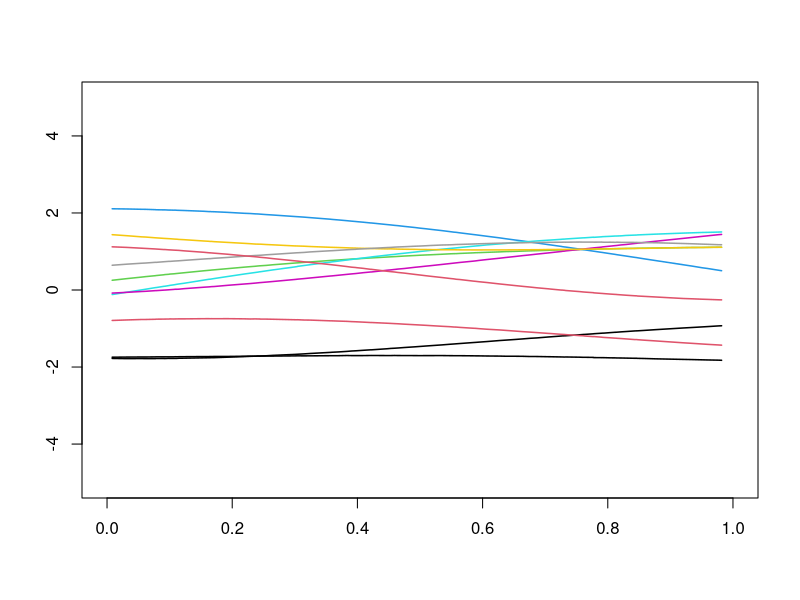
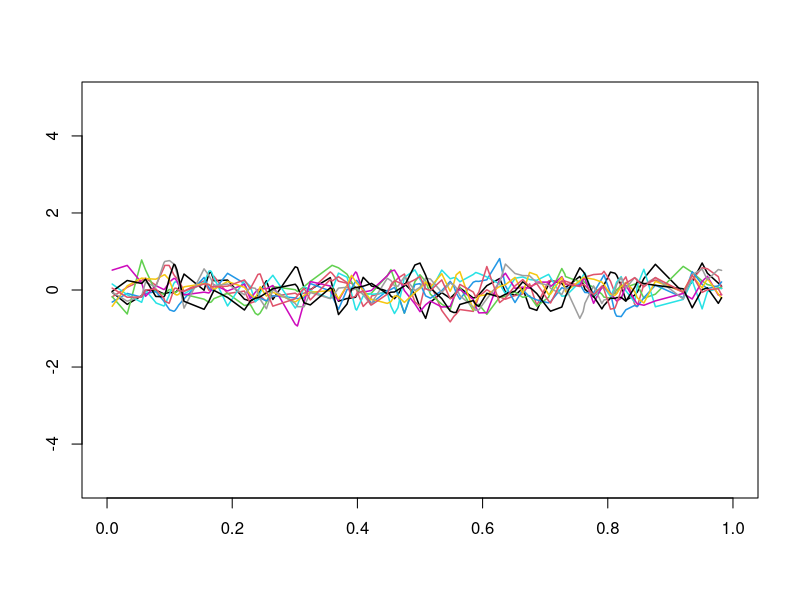
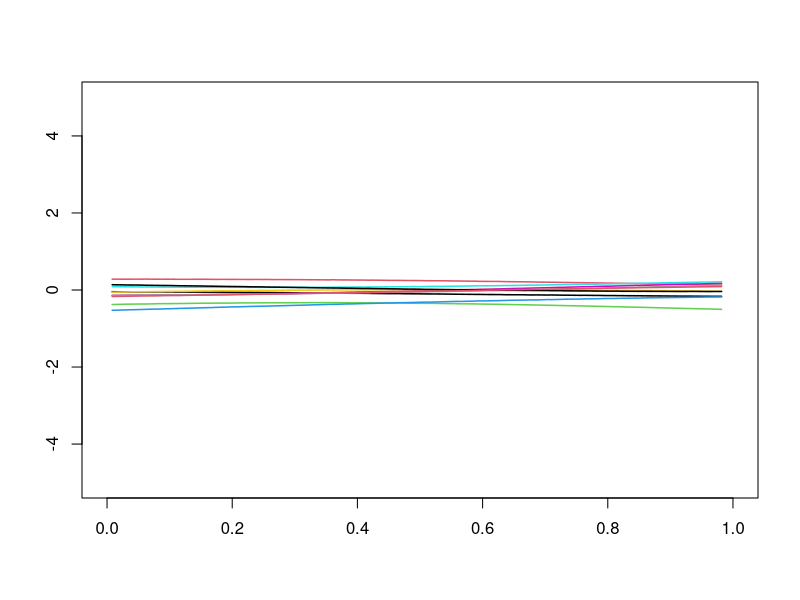
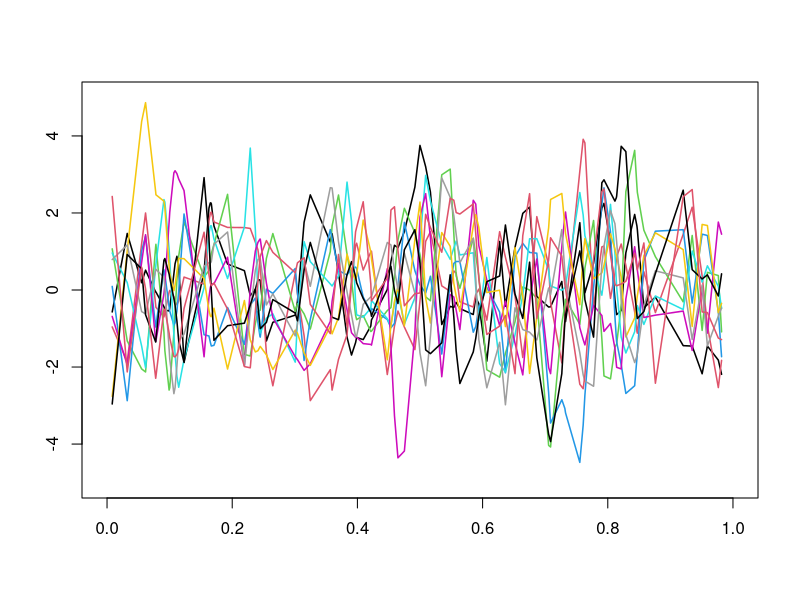
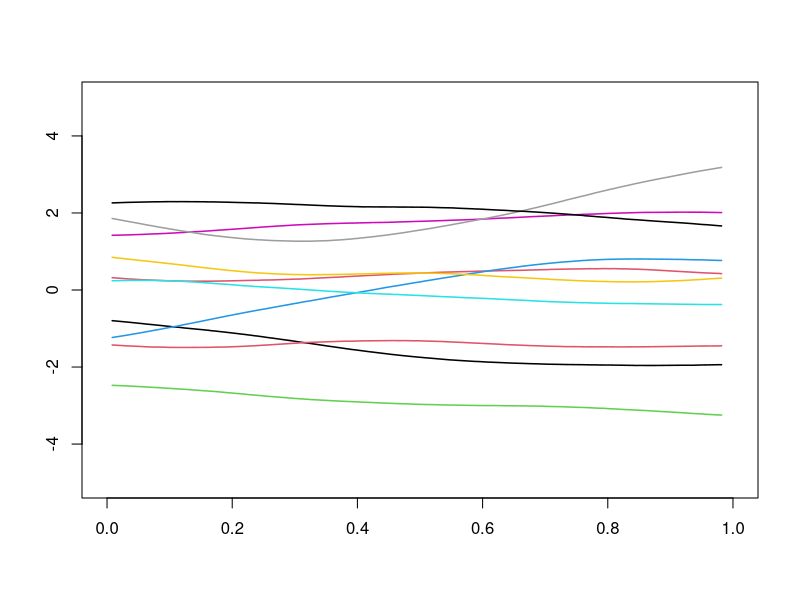
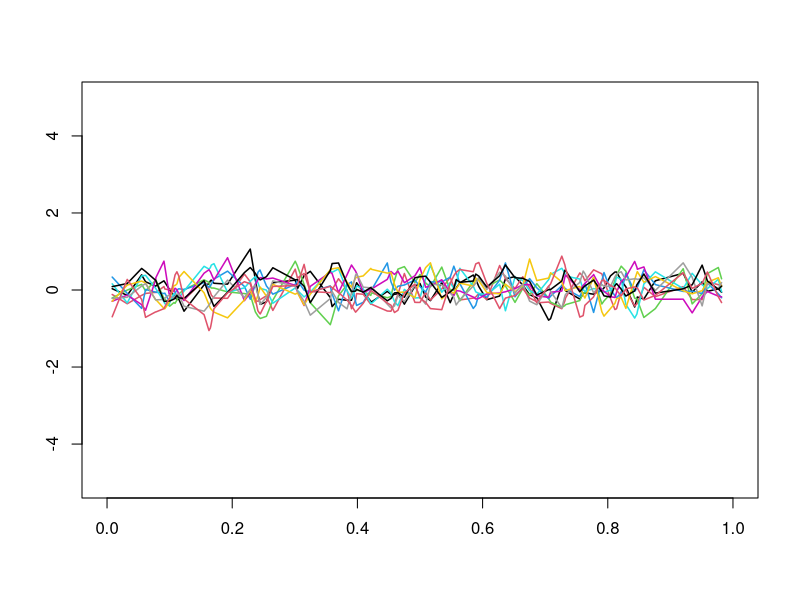
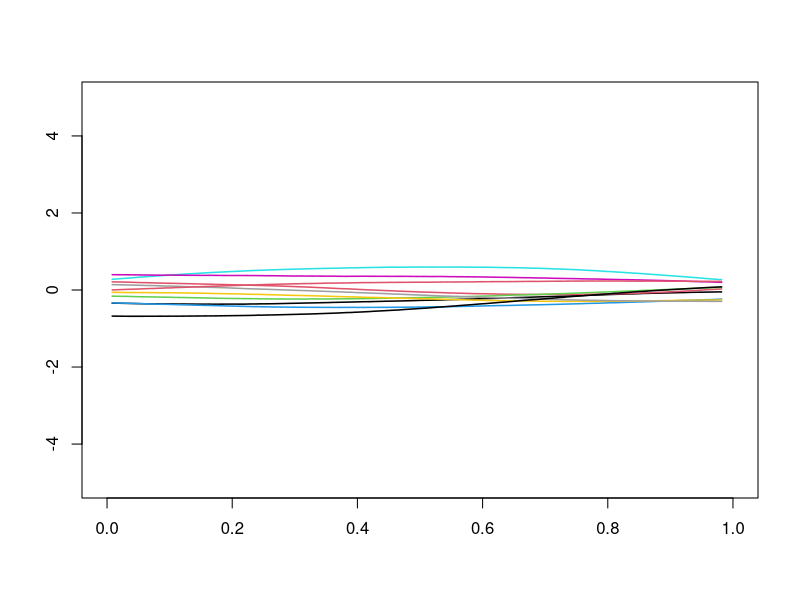
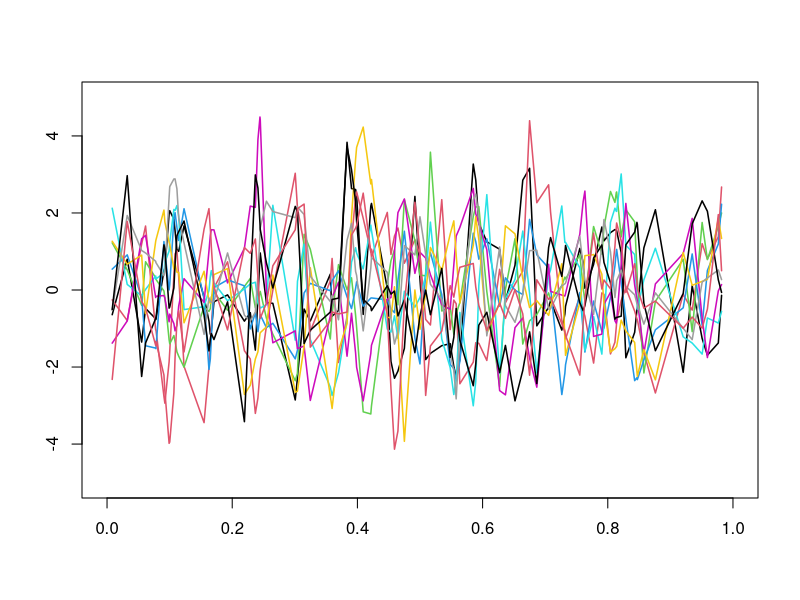

Source code (R) for these figures, in order:
## ---- chunk 1
library(mvtnorm)

d_euclid <- function(x,x_p){
  return(abs(x-x_p))
}
se_cov <- function(tao_2_1,tao_2_2,b,d_func,x){
  Sigma <- matrix(NA,length(x),length(x))
  for(i in 1:length(x)){
    for(j in 1:length(x)){
      Sigma[i,j] <- tao_2_1*exp(-(1/2)*(d_func(x[i],x[j])/b)^2)+tao_2_2*(x[i]==x[j])
    }
  }
  return(Sigma)
}
get_f_samples <- function(x,b,tao_2_1,tao_2_2,d_func,cov_func,n_samples){
  m_x <- rep(0,length(x))
  Sigma <- cov_func(tao_2_1,tao_2_2,b,d_euclid,x) 
  
  mat_f <- matrix(NA,nrow= n,ncol=n_samples)
  for(i in 1:n_samples){
    mat_f[,i] <- rmvnorm(1,mean=m_x,sigma=Sigma)
  }
  return(mat_f)
}
n_samples <- 10
n <-100
x <- runif(n,0,1)
tao_2_2 <- 1e-06
idx_x <- order(x)

## ---- chunk 2

high_b_high_t1 <- get_f_samples(x,b=1,2,tao_2_2,d_euclid,se_cov,n_samples)
plot(1, type="n", xlab="", ylab="", xlim=c(0, 1), ylim=c(-5,5))
for(i in 1:n_samples){
  lines(x[idx_x],high_b_high_t1[,i][idx_x],col=i,lwd=1.5)
}
## ---- chunk 3
low_b_low_t1 <- get_f_samples(x,b=0.01,0.1,tao_2_2,d_euclid,se_cov,n_samples)
plot(1, type="n", xlab="", ylab="", xlim=c(0, 1), ylim=c(-5,5))
for(i in 1:n_samples){
  lines(x[idx_x],low_b_low_t1[,i][idx_x],col=i,lwd=1.5)
}
## ---- chunk 4
high_b_low_t1 <- get_f_samples(x,b=1,0.1,tao_2_2,d_euclid,se_cov,n_samples)
plot(1, type="n", xlab="", ylab="", xlim=c(0, 1), ylim=c(-5,5))
for(i in 1:n_samples){
  lines(x[idx_x],high_b_low_t1[,i][idx_x],col=i,lwd=1.5)
}
## ---- chunk 5
low_b_high_t1 <- get_f_samples(x,b=0.01,2,tao_2_2,d_euclid,se_cov,n_samples)
plot(1, type="n", xlab="", ylab="", xlim=c(0, 1), ylim=c(-5,5))
for(i in 1:n_samples){
  lines(x[idx_x],low_b_high_t1[,i][idx_x],col=i,lwd=1.5)
}
## ---- chunk 6
matern_52_cov <-  function(tao_2_1,tao_2_2,b,d_func,x){
  Sigma <- matrix(NA,length(x),length(x))
  for(i in 1:length(x)){
    for(j in 1:length(x)){
      d <- d_func(x[i],x[j])
      Sigma[i,j] <- tao_2_1*(1+sqrt(5)*(d/b)+(5/3)*(d/b)^2)*exp(-sqrt(5)*(d/b))+ tao_2_2*(x[i]==x[j])
    }
  }
  return(Sigma)
}
## ---- chunk 7

high_b_high_t1 <- get_f_samples(x,b=1,2,tao_2_2,d_euclid,matern_52_cov,n_samples)
plot(1, type="n", xlab="", ylab="", xlim=c(0, 1), ylim=c(-5,5))
for(i in 1:n_samples){
  lines(x[idx_x],high_b_high_t1[,i][idx_x],col=i,lwd=1.5)
}
## ---- chunk 8
low_b_low_t1 <- get_f_samples(x,b=0.01,0.1,tao_2_2,d_euclid,matern_52_cov,n_samples)
plot(1, type="n", xlab="", ylab="", xlim=c(0, 1), ylim=c(-5,5))
for(i in 1:n_samples){
  lines(x[idx_x],low_b_low_t1[,i][idx_x],col=i,lwd=1.5)
}
## ---- chunk 9
high_b_low_t1 <- get_f_samples(x,b=1,0.1,tao_2_2,d_euclid,matern_52_cov,n_samples)
plot(1, type="n", xlab="", ylab="", xlim=c(0, 1), ylim=c(-5,5))
for(i in 1:n_samples){
  lines(x[idx_x],high_b_low_t1[,i][idx_x],col=i,lwd=1.5)
}
## ---- chunk 10
low_b_high_t1 <- get_f_samples(x,b=0.01,2,tao_2_2,d_euclid,matern_52_cov,n_samples)
plot(1, type="n", xlab="", ylab="", xlim=c(0, 1), ylim=c(-5,5))
for(i in 1:n_samples){
  lines(x[idx_x],low_b_high_t1[,i][idx_x],col=i,lwd=1.5)
}
